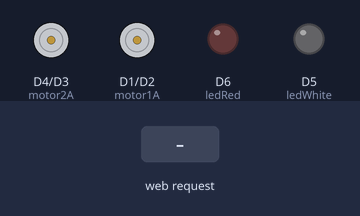
A sketch run on a simulated ESP8266 (NodeMCU). Parts: motor-driver pin pairs drawn as motors (green arrow = first pin HIGH = forward, orange = second pin HIGH = backward, longer = more drive), output pins drawn as LEDs (lit = HIGH). The test bench sets the inputs (shaded band). What the sketch prints to the serial monitor is not drawn.

Above: at 1.2 s.
1.3 s: HTTP request GET /speed?speed=1 received
At 2.5 s:
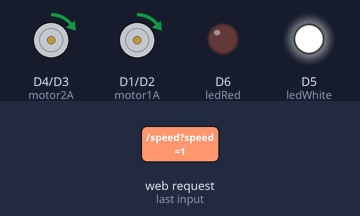
2.8 s: HTTP request GET /speed?speed=120 received
At 3.6 s:
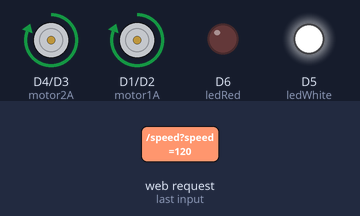
Timing chart, 0 to 5.8 s (numbered marks = the images above; inputs shaded):
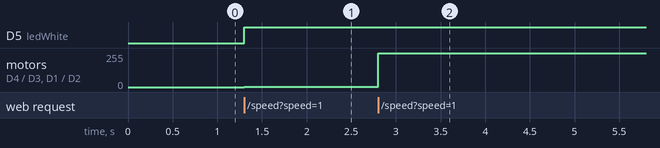

Measured:
- after the input at 1.3 s, D5 (ledWhite): LOW → HIGH at once; motor on D4 (motor2A) / D3 (motor2B), motor on D1 (motor1A) / D2 (motor1B): stopped → forward 2/255 at once
- after the input at 2.8 s, motor on D4 (motor2A) / D3 (motor2B), motor on D1 (motor1A) / D2 (motor1B): forward 2/255 → forward 255/255 at once

The sketch:

train_system.ino
```cpp
#include <ESP8266WiFi.h>
#include <WiFiClient.h>
#include <ESP8266WebServer.h>

// Network credentials
const char *ssid = "TrainAP";
const char *password = "12345678";

ESP8266WebServer server(80);

// Motor pins for L9110s motor driver
const int motor1A = D1; // Motor 1 Input A
const int motor1B = D2; // Motor 1 Input B
const int motor2A = D4; // Motor 2 Input A
const int motor2B = D3; // Motor 2 Input B

// LED pins
const int ledWhite = D5; // White LED
const int ledRed = D6;   // Red LED

void setup() {
  // Initialize motor and LED pins as outputs
  pinMode(motor1A, OUTPUT);
  pinMode(motor1B, OUTPUT);
  pinMode(motor2A, OUTPUT);
  pinMode(motor2B, OUTPUT);
  pinMode(ledWhite, OUTPUT);
  pinMode(ledRed, OUTPUT);

  // Start the WiFi Access Point
  WiFi.softAP(ssid, password);
  IPAddress myIP = WiFi.softAPIP();
  Serial.begin(9600);
  Serial.println("AP IP address: " + myIP.toString());

  // Define URL Handlers
  server.on("/", handleRoot);
  server.on("/speed", handleSpeed);
  server.begin();
}

void loop() {
  server.handleClient();
}

void handleRoot() {

    String html = "<!DOCTYPE html>"
                  "<html><head><title>Train Control</title>"
                  "<meta name=\"viewport\" content=\"width=device-width, initial-scale=1.0\">"
                  "<style>"
                  "body { font-family: Arial, sans-serif; text-align: center; margin: 0; padding: 0; background-color: #f3f3f3; }"
                  "h1 { color: #333; }"
                  "form { margin: 20px; }"
                  "input[type=range] { width: 80%; -webkit-appearance: none; margin: 10px 0; }"
                  "input[type=range]:focus { outline: none; }"
                  "input[type=submit] { border: none; padding: 10px 20px; background-color: #4CAF50; color: white; cursor: pointer; }"
                  "input[type=submit]:hover { background-color: #45a049; }"
                  "</style>"
                  "</head><body>"
                  "<h1>Train Speed Control</h1>"
                  "<form action=\"/speed\" method=\"POST\">"
                  "<input type=\"range\" name=\"speed\" min=\"-100\" max=\"100\" value=\"0\">"
                  "<input type=\"submit\" value=\"Set Speed\">"
                  "</form>"
                  "<h1>PWM Speed Control</h1>"
                  "<form action=\"/speed\" method=\"POST\">"
                  "<input type=\"text\" name=\"speed\" placeholder=\"Enter PWM (-100 to 100)\">"
                  "<input type=\"submit\" value=\"Set PWM\">"
                  "</form>"
                  "<h2>System Information</h2>"
                  "<p><b>MAC Address:</b> " + WiFi.macAddress() + "</p>"
                  "<p><b>Local IP:</b> " + WiFi.localIP().toString() + "</p>"
                  "<p><b>Wi-Fi RSSI:</b> " + WiFi.RSSI() + " dBm</p>"
                  "<p><b>CPU Frequency:</b> " + ESP.getCpuFreqMHz() + " MHz</p>"
                  "<p><b>Flash Chip Size:</b> " + ESP.getFlashChipSize() + " bytes</p>"
                  "<p><b>Free Heap Memory:</b> " + ESP.getFreeHeap() + " bytes</p>"
                  "<p><b>Flash Chip ID:</b> " + ESP.getFlashChipId() + "</p>"
                  "</body></html>";
    server.send(200, "text/html", html);
}

void handleSpeed() {
  if (server.hasArg("speed")) {
    int speed = server.arg("speed").toInt();
    controlTrain(speed);
  }
  server.sendHeader("Location", "/");
  server.send(303);
}

void controlTrain(int speed) {
  int pwmValue = map(abs(speed), 0, 100, 0, 1023); // Convert speed to PWM value

  if (speed > 0) {
    // Moving forward with variable speed
    analogWrite(motor1A, pwmValue);
    analogWrite(motor1B, 0);
    analogWrite(motor2A, pwmValue);
    analogWrite(motor2B, 0);
    digitalWrite(ledWhite, HIGH);
    digitalWrite(ledRed, LOW);
  } else if (speed < 0) {
    // Moving backward with variable speed
    analogWrite(motor1A, 0);
    analogWrite(motor1B, pwmValue);
    analogWrite(motor2A, 0);
    analogWrite(motor2B, pwmValue);
    digitalWrite(ledWhite, LOW);
    digitalWrite(ledRed, HIGH);
  } else {
    // Stopped
    analogWrite(motor1A, 0);
    analogWrite(motor1B, 0);
    analogWrite(motor2A, 0);
    analogWrite(motor2B, 0);
    digitalWrite(ledWhite, LOW);
    digitalWrite(ledRed, LOW);
  }
}
```
